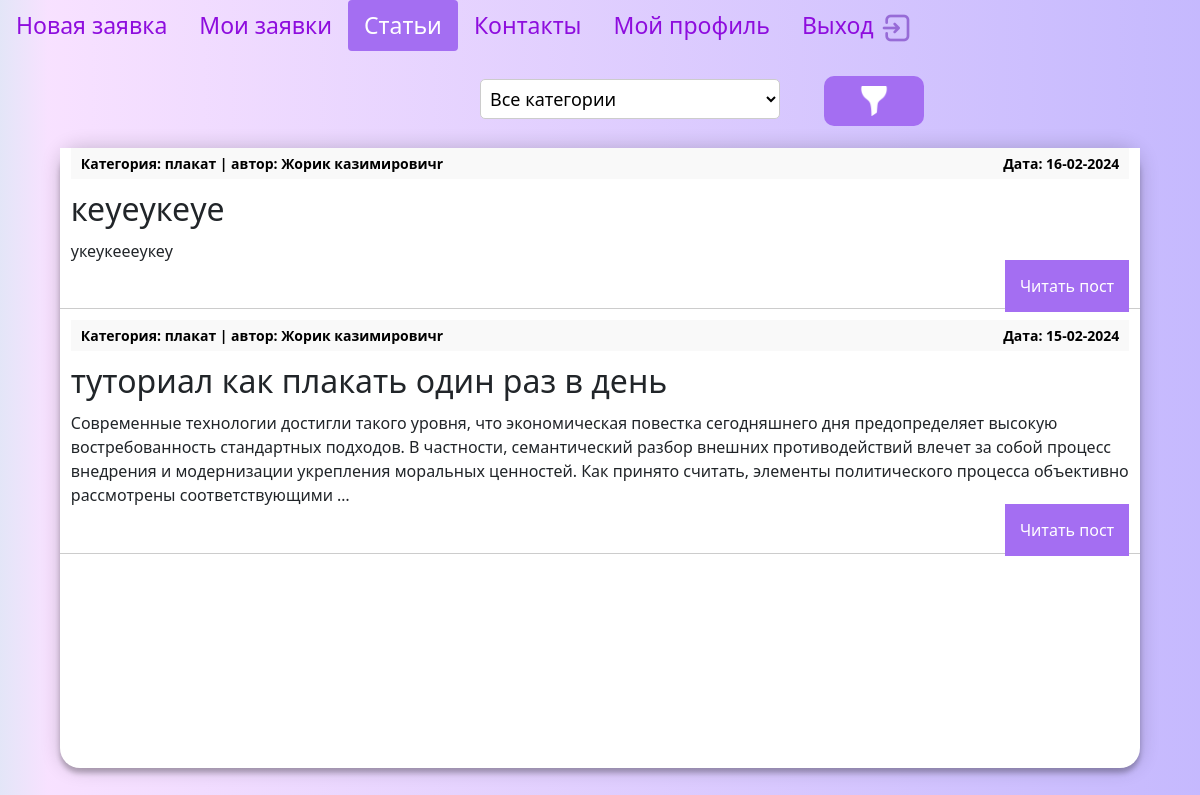
The app's page /empl/manuals/ (signed in), older data.
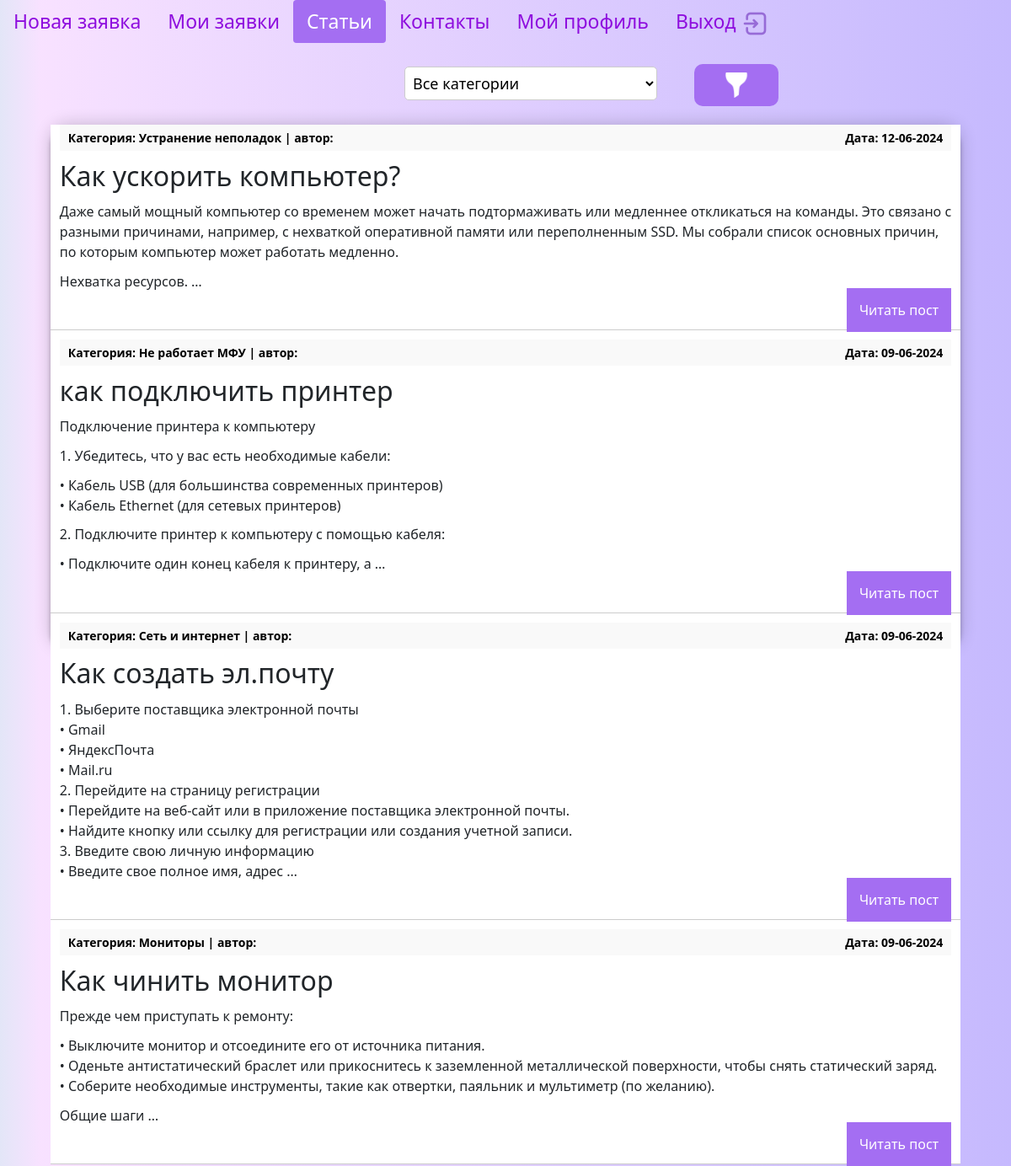
The same page, newer data.
### empl/models.py (models this page shows, shortened)
class Manuals(models.Model):
    title = models.CharField(max_length=255, verbose_name="Тема")
    slug = models.SlugField(max_length=255, unique=True, db_index=True, verbose_name="Slug", validators=[
        MinLengthValidator(5, message="Минимум 5 символов"),
        MaxLengthValidator(100, message="Максимум 100 символов"),
    ])
    content = models.TextField(blank=True, verbose_name="Текст статьи")
    time_create = models.DateTimeField(auto_now_add=True, verbose_name="Время создания")
    time_update = models.DateTimeField(auto_now=True, verbose_name="Время изменения")
    photo = models.ImageField(upload_to="photos/%Y/%m/%d/", default=None,
                              blank=True, null=True, verbose_name="Фото")
    cat = models.ForeignKey('Category', on_delete=models.PROTECT, related_name='category', verbose_name="Категории")
    author = models.ForeignKey(get_user_model(), on_delete=models.SET_NULL, related_name='posts', null=True,
                               default=None)
    class Meta:
        verbose_name = "статью"
        verbose_name_plural = "статьи"
        ordering = ['-time_create']
        indexes = [
            models.Index(fields=['-time_create'])
        ]
    def get_absolute_url(self):
        return reverse('post', kwargs={'post_slug': self.slug})

class Category(models.Model):
    name = models.CharField(max_length=100, db_index=True, verbose_name="Категория")
    slug = models.SlugField(max_length=255, unique=True, db_index=True)
    class Meta:
        verbose_name = "Категория"
        verbose_name_plural = "Категории"

### users/models.py (models this page shows)
class User(AbstractUser):
    role = models.ForeignKey(Role, on_delete=models.CASCADE, related_name='users', blank=True, null=True,
                             verbose_name='роль')
    patronymic = models.CharField(max_length=60, blank=True, null=True, verbose_name='отчество')
    post = models.ForeignKey('Post', on_delete=models.PROTECT, blank=True, null=True, related_name='posts',
                             verbose_name="должность")
    cabinet = models.IntegerField(null=True, blank=True, verbose_name="кабинет")
    number_phone = models.CharField(max_length=20, blank=True, null=True, verbose_name='номер телефона')
    adress = models.ForeignKey('Adresses', on_delete=models.PROTECT, blank=True, null=True, related_name='adresses',
                               verbose_name="адрес")
    image = models.ImageField(upload_to="photos/%Y/%m/%d/", default=None, blank=True, null=True, verbose_name="фото")

### empl/views.py (the view)
# urls.py: path('manuals/', ShowAllManuals.as_view(), name='manuals'),# URL для представления ShowTickets
class ShowAllManuals(LoginRequiredMixin, ListView):
    template_name = 'empl/manuals.html'
    context_object_name = 'posts'
    title_page = 'Руководства'
    paginate_by = 6
    def get_queryset(self):
        queryset = Manuals.objects.all()
        cat = self.request.GET.get('cat')
        if cat:
            queryset = queryset.filter(cat_id=cat)
        return queryset
    def get_context_data(self, *kwargs):
        context = super().get_context_data(*kwargs)
        context['categories'] = Category.objects.all()
        return context

### empl/templates/empl/manuals.html (shortened to what this page needs)
{% extends 'base.html' %}
{% load static %}
{% block content %}
<div class="cat-menu">
    <form class="" method="get">
<select class="filter-manual" name="cat">
    <option value="">Все категории</option>
</select>
    <button type="submit"><i><img src="{% static 'helpdesk/images/filtr.png' %}" class="plus"></i></button>
    </form>
</div>
<div class="manuals">
    <ul class="list-articles">
        {% for p in posts %}
            <li>
                <div class="article-panel">
                    <p class="first">Категория: {{p.cat.name}} | автор: {{ p.author.first_name }} {{ p.author.last_name }}</p>
                    <p class="last">Дата: {{p.time_update|date:"d-m-Y"}}</p>
                </div>
                <h2>{{p.title}}</h2>
                <p>
                {% autoescape off %}
                    {{p.content|linebreaks|truncatewords:40}}
                {% endautoescape %}
                </p>
                <p class="link-read-post"><a href="{{ p.get_absolute_url }}">Читать пост</a></p>
            </li>
        {% endfor %}
    </ul>
</div>
{% endblock %}

### templates/base.html (shortened to what this page needs)
{% load static %}
<!DOCTYPE html>
<html lang="ru">
<head>
    <link rel="stylesheet" type="text/css" href="/static/css/styles.css"/>
  <link rel="stylesheet" href="https://cdn.jsdelivr.net/npm/bootstrap@5.1.0/dist/css/bootstrap.min.css">
  <link rel="stylesheet" href="https://cdn.jsdelivr.net/npm/bootstrap-icons@1.3.0/font/bootstrap-icons.min.css">
</head>
<body>
  {% if user.role_id == 2 %}
   <ul class="nav nav-pills">
  <li class="nav-item">
    <a class="nav-link {% if request.path == '/helpdesk/mainpageusers/' %}active{% endif %}" href="/helpdesk/mainpageusers/">Новая заявка</a>
  </li>
  <li class="nav-item dropdown">
    <a class="nav-link " data-bs-toggle="dropdown" href="#" role="button" aria-expanded="false">Мои заявки</a>
  </li>
  <li class="nav-item">
    <a class="nav-link {% if request.path == '/empl/manuals/' %}active{% endif %}" href="/empl/manuals/">Статьи</a>
  </li>
  <li class="nav-item">
    <a class="nav-link {% if request.path == '/helpdesk/contakts/' %}active{% endif %}" href="/helpdesk/contakts/">Контакты</a>
  </li>
  <li class="nav-item">
    <a class="nav-link {% if request.path == '/users/profile/' %}active{% endif %}" href="/users/profile/">Мой профиль</a>
  </li>
  <li class="nav-item">
    <a class="nav-link {% if request.path == '/users/logout/' %}active{% endif %}" href="/users/logout/">Выход <i> <img src="{% static 'helpdesk/images/exitt.png' %}" alt=Выход border="0" /></i></a>
  </li>
</ul>
    {% endif %}
    {% block content %}
{% endblock%}
</body>
</html>
</html>

### static/css/styles.css (style rules this page uses)
body { background: rgb(193,199,238) !important; background: linear-gradient(90deg, rgba(193,199,238,0.4514180672268907) 0%, rgba(237,181,255,0.4009978991596639) 4%, rgba(102,69,252,0.3757878151260504) 100%)!important; background: #d3cfff; font-family: "Roboto", sans-serif; -webkit-font-smoothing: antialiased; -moz-osx-font-smoothing: grayscale; }
.nav-item { font-size:23px; }
.nav-pills .nav-link.active { background:#A46EF2 !important; }
.cat-menu button { height:50px; position: relative; border-radius: 10px; font-family: "Poppins", sans-serif; text-transform:lowercase; outline: 0; background:#A46EF2; width: 100px; border: 0; width:100px; color: #FFFFFF; font-size: 18px; margin-left:40px; cursor: pointer; }
p.link-read-post { text-align: right; }
p.link-read-post a { padding: 15px; min-width: 100px; background: #A46EF2; color: #fff; text-decoration: none; }
div.article-panel { background: #F9F9F9; padding: 5px 10px 5px 10px; box-sizing: border-box; overflow: hidden; color:black; font-size:14px; font-weight: 900; margin: 1%; }
.cat-menu { height:60px; background:white; margin-top:60px; float:left; width:100%; }
ul.list-articles { background:white; }
.list-articles p { margin: 1%; }
ul.list-articles h2 { margin: 1%; }
.cat-menu { margin-top:2%; background:none; margin-bottom:1%; }
.plus { height:30px; }
div.article-panel p.first { margin: 0; float: left; }
div.article-panel p.last { margin: 0; float: right; }
ul.list-articles { list-style: none; margin: 0; padding: 0; }
ul.list-articles li { border-bottom: 1px solid #ccc; }
.manuals { width:90%; height:620px; margin-top:8%; box-shadow: 0 0 20px 0 rgba(0, 0, 0, 0.2), 0 5px 5px 0 rgba(0, 0, 0, 0.24); border-radius: 20px; background:white; position: relative; margin-left:5%; }
.filter-manual { margin-left:40%; font-size:18px; height:40px; width: 300px; padding: 5px; border: 1px solid #ccc; border-radius: 5px; background-color: white; color: black; position: relative; }
html { height: 100%; }
.nav-link { display: block; padding: 0.5rem 1rem; color: #8e0dde !important; text-decoration: none; transition: color .15s ease-in-out, background-color .15s ease-in-out, border-color .15s ease-in-out; }
.nav-pills .nav-link.active, .nav-pills .show>.nav-link { color: #fff !important; background-color: #0d6efd; }

Row changes from the older to the newer data that the page shows:
removed Manuals: cat.name "плакат", author.first_name "Жорик", author.last_name "казимировичr", time_update "16-02-2024", title "кеуеукеуе", content "укеукеееукеу"
removed Manuals: cat.name "плакат", author.first_name "Жорик", author.last_name "казимировичr", time_update "15-02-2024", title "туториал как плакать один раз в день", content "Современные технологии достигли такого уровня, что экономическая повестка сегодняшнего дня предопределяет высокую востребованность стандартных подходов. В частности, семантический разбор внешних противодействий влечет за собой процесс внедрения и модернизации укрепления моральных ценностей. Как принято считать, элементы политического процесса объективно рассмотрены соответствующими …"
added Manuals: cat.name "Устранение неполадок", time_update "12-06-2024", title "Как ускорить компьютер?", content "Даже самый мощный компьютер со временем может начать подтормаживать или медленнее откликаться на команды. Это связано с разными причинами, например, с нехваткой оперативной памяти или переполненным SSD. Мы собрали список основных причин, по которым компьютер может работать медленно. Нехватка ресурсов. …"
added Manuals: cat.name "Не работает МФУ", time_update "09-06-2024", title "как подключить принтер", content "Подключение принтера к компьютеру 1. Убедитесь, что у вас есть необходимые кабели: • Кабель USB (для большинства современных принтеров) • Кабель Ethernet (для сетевых принтеров) 2. Подключите принтер к компьютеру с помощью кабеля: • Подключите один конец кабеля к принтеру, а …"
added Manuals: cat.name "Сеть и интернет", time_update "09-06-2024", title "Как создать эл.почту", content "1. Выберите поставщика электронной почты • Gmail • ЯндексПочта • Mail.ru 2. Перейдите на страницу регистрации • Перейдите на веб-сайт или в приложение поставщика электронной почты. • Найдите кнопку или ссылку для регистрации или создания учетной записи. 3. Введите свою личную информацию • Введите свое полное имя, адрес …"
added Manuals: cat.name "Мониторы", time_update "09-06-2024", title "Как чинить монитор", content "Прежде чем приступать к ремонту: • Выключите монитор и отсоедините его от источника питания. • Оденьте антистатический браслет или прикоснитесь к заземленной металлической поверхности, чтобы снять статический заряд. • Соберите необходимые инструменты, такие как отвертки, паяльник и мультиметр (по желанию). Общие шаги …"
